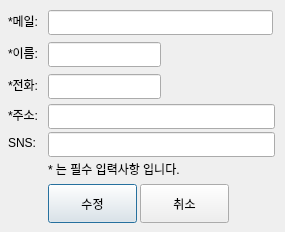
<?xml version="1.0" encoding="UTF-8"?>
<ui version="4.0">
 <class>Dialog</class>
 <widget class="QDialog" name="Dialog">
  <property name="geometry">
   <rect>
    <x>0</x>
    <y>0</y>
    <width>285</width>
    <height>232</height>
   </rect>
  </property>
  <property name="windowTitle">
   <string>Dialog</string>
  </property>
  <widget class="QLabel" name="label">
   <property name="geometry">
    <rect>
     <x>8</x>
     <y>12</y>
     <width>37</width>
     <height>17</height>
    </rect>
   </property>
   <property name="text">
    <string>*메일:</string>
   </property>
  </widget>
  <widget class="QLineEdit" name="le_mails">
   <property name="geometry">
    <rect>
     <x>48</x>
     <y>10</y>
     <width>225</width>
     <height>25</height>
    </rect>
   </property>
  </widget>
  <widget class="QLabel" name="label_2">
   <property name="geometry">
    <rect>
     <x>8</x>
     <y>44</y>
     <width>37</width>
     <height>17</height>
    </rect>
   </property>
   <property name="text">
    <string>*이름:</string>
   </property>
  </widget>
  <widget class="QLineEdit" name="le_names">
   <property name="geometry">
    <rect>
     <x>48</x>
     <y>42</y>
     <width>113</width>
     <height>25</height>
    </rect>
   </property>
  </widget>
  <widget class="QLabel" name="label_3">
   <property name="geometry">
    <rect>
     <x>8</x>
     <y>76</y>
     <width>37</width>
     <height>17</height>
    </rect>
   </property>
   <property name="text">
    <string>*전화:</string>
   </property>
  </widget>
  <widget class="QLineEdit" name="le_telnos">
   <property name="geometry">
    <rect>
     <x>48</x>
     <y>74</y>
     <width>113</width>
     <height>25</height>
    </rect>
   </property>
  </widget>
  <widget class="QLineEdit" name="le_addrs">
   <property name="geometry">
    <rect>
     <x>48</x>
     <y>104</y>
     <width>227</width>
     <height>25</height>
    </rect>
   </property>
  </widget>
  <widget class="QLabel" name="label_4">
   <property name="geometry">
    <rect>
     <x>8</x>
     <y>106</y>
     <width>37</width>
     <height>17</height>
    </rect>
   </property>
   <property name="text">
    <string>*주소:</string>
   </property>
  </widget>
  <widget class="QLineEdit" name="le_sns">
   <property name="geometry">
    <rect>
     <x>48</x>
     <y>132</y>
     <width>227</width>
     <height>25</height>
    </rect>
   </property>
  </widget>
  <widget class="QLabel" name="label_5">
   <property name="geometry">
    <rect>
     <x>8</x>
     <y>134</y>
     <width>37</width>
     <height>17</height>
    </rect>
   </property>
   <property name="text">
    <string>SNS:</string>
   </property>
  </widget>
  <widget class="QPushButton" name="btn_edit">
   <property name="geometry">
    <rect>
     <x>48</x>
     <y>184</y>
     <width>89</width>
     <height>39</height>
    </rect>
   </property>
   <property name="text">
    <string>수정</string>
   </property>
  </widget>
  <widget class="QPushButton" name="btn_close">
   <property name="geometry">
    <rect>
     <x>140</x>
     <y>184</y>
     <width>89</width>
     <height>39</height>
    </rect>
   </property>
   <property name="text">
    <string>취소</string>
   </property>
  </widget>
  <widget class="QLabel" name="label_6">
   <property name="geometry">
    <rect>
     <x>48</x>
     <y>160</y>
     <width>229</width>
     <height>17</height>
    </rect>
   </property>
   <property name="text">
    <string>* 는 필수 입력사항 입니다.</string>
   </property>
  </widget>
 </widget>
 <resources/>
 <connections/>
</ui>
